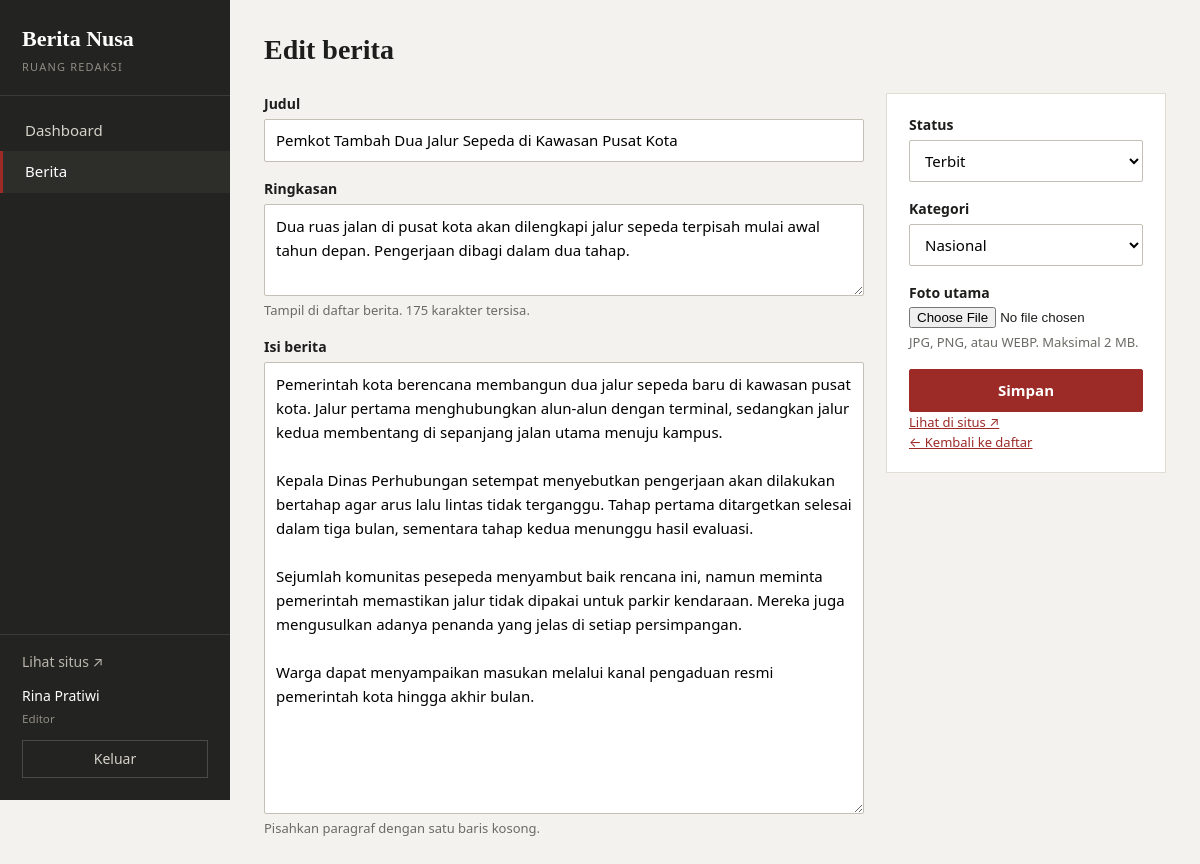
The page /admin/berita_form.php?id=1 (signed in) on the database its author committed.
### tables this page shows
CREATE TABLE pengguna (
  id           INT UNSIGNED NOT NULL AUTO_INCREMENT,
  nama         VARCHAR(80)  NOT NULL,
  email        VARCHAR(120) NOT NULL,
  password     VARCHAR(255) NOT NULL,
  peran        ENUM('admin','editor') NOT NULL DEFAULT 'editor',
  dibuat_pada  DATETIME NOT NULL,
  PRIMARY KEY (id),
  UNIQUE KEY uk_pengguna_email (email)
);

CREATE TABLE berita (
  id            INT UNSIGNED NOT NULL AUTO_INCREMENT,
  kategori_id   INT UNSIGNED NOT NULL,
  pengguna_id   INT UNSIGNED NOT NULL,
  judul         VARCHAR(200) NOT NULL,
  slug          VARCHAR(220) NOT NULL,
  ringkasan     VARCHAR(300) NOT NULL,
  isi           MEDIUMTEXT NOT NULL,
  gambar        VARCHAR(120) DEFAULT NULL,
  status        ENUM('draft','terbit') NOT NULL DEFAULT 'draft',
  dilihat       INT UNSIGNED NOT NULL DEFAULT 0,
  dibuat_pada   DATETIME NOT NULL,
  diubah_pada   DATETIME NOT NULL,
  terbit_pada   DATETIME DEFAULT NULL,
  PRIMARY KEY (id),
  UNIQUE KEY uk_berita_slug (slug),
  KEY idx_berita_status_terbit (status, terbit_pada),
  CONSTRAINT fk_berita_kategori FOREIGN KEY (kategori_id) REFERENCES kategori(id),
  CONSTRAINT fk_berita_pengguna FOREIGN KEY (pengguna_id) REFERENCES pengguna(id)
);

CREATE TABLE kategori (
  id    INT UNSIGNED NOT NULL AUTO_INCREMENT,
  nama  VARCHAR(60) NOT NULL,
  slug  VARCHAR(80) NOT NULL,
  PRIMARY KEY (id),
  UNIQUE KEY uk_kategori_slug (slug)
);

### includes/functions.php (called while the page is built, shortened)
<?php
function e($teks) {
    return htmlspecialchars((string)$teks, ENT_QUOTES, 'UTF-8');
}
function url($path = '') {
    return BASE_URL . '/' . ltrim($path, '/');
}
function ambil_semua($sql, $params = []) {
    $st = db()->prepare($sql);
    $st->execute($params);
    return $st->fetchAll();
}
function ambil_satu($sql, $params = []) {
    $st = db()->prepare($sql);
    $st->execute($params);
    $baris = $st->fetch();
    return $baris ?: null;
}
function link_berita($b) {
    return url('berita.php?slug=' . urlencode($b['slug']));
}
    ob_start(); ?>

### config/config.php (called while the page is built, shortened)
<?php
function db() {
    static $pdo = null;
    if ($pdo !== null) {
        return $pdo;
    }
    $dsn  = getenv('BN_DSN') ?: 'mysql:host=' . DB_HOST . ';dbname=' . DB_NAME . ';charset=utf8mb4';
    $user = getenv('BN_DSN') ? null : DB_USER;
    $pass = getenv('BN_DSN') ? null : DB_PASS;
    try {
        $pdo = new PDO($dsn, $user, $pass, [
            PDO::ATTR_ERRMODE            => PDO::ERRMODE_EXCEPTION,
            PDO::ATTR_DEFAULT_FETCH_MODE => PDO::FETCH_ASSOC,
            PDO::ATTR_EMULATE_PREPARES   => false,
        ]);
    } catch (PDOException $e) {
        http_response_code(500);
        exit('Koneksi database gagal. Periksa pengaturan di config/config.php dan pastikan MySQL sudah berjalan.');
    }
    return $pdo;
}

### includes/auth.php (called while the page is built, shortened)
<?php
function pengguna_sekarang() {
    static $cache = false;
    if ($cache !== false) {
        return $cache;
    }
    $cache = ambil_satu(
        'SELECT id, nama, email, peran FROM pengguna WHERE id = ?',
        [$_SESSION['pengguna_id']]
    );
    return $cache;
}
function wajib_login() {
    if (!pengguna_sekarang()) {
        redirect('admin/login.php');
    }
}

### admin/berita_form.php (the view, shortened to what this page needs)
<?php
wajib_login();
$id = (int)($_GET['id'] ?? 0);
$berita = null;
if ($id > 0) {
    $berita = ambil_satu('SELECT * FROM berita WHERE id = ?', [$id]);
}
$daftar_kategori = ambil_semua('SELECT id, nama FROM kategori ORDER BY nama');
$input = [
    'judul'       => $berita['judul'] ?? '',
    'kategori_id' => $berita['kategori_id'] ?? '',
    'ringkasan'   => $berita['ringkasan'] ?? '',
    'isi'         => $berita['isi'] ?? '',
    'status'      => $berita['status'] ?? 'draft',
];
$judul_admin = $berita ? 'Edit berita' : 'Tulis berita';
$menu_aktif  = 'berita';
require __DIR__ . '/../includes/admin_header.php';
?>
<?php if (!$daftar_kategori): ?>
    <div class="pesan pesan-galat">
        Belum ada kategori.
        <?php if (adalah_admin()): ?>
            <a href="<?= e(url('admin/kategori.php')) ?>">Buat kategori dulu</a>.
        <?php else: ?>
            Minta admin untuk membuat kategori terlebih dahulu.
        <?php endif; ?>
    </div>
<?php else: ?>
<form method="post" enctype="multipart/form-data" class="form form-editor" novalidate>
    <div class="editor-utama">
        <div class="baris-form">
            <label for="judul">Judul</label>
            <input type="text" id="judul" name="judul" maxlength="200" value="<?= e($input['judul']) ?>" required>
        </div>
        <div class="baris-form">
            <label for="ringkasan">Ringkasan</label>
            <textarea id="ringkasan" name="ringkasan" rows="3" maxlength="300" data-hitung="#sisaRingkasan" required><?= e($input['ringkasan']) ?></textarea>
            <small class="bantuan">Tampil di daftar berita. <span id="sisaRingkasan">300</span> karakter tersisa.</small>
        </div>
        <div class="baris-form">
            <label for="isi">Isi berita</label>
            <textarea id="isi" name="isi" rows="18" required><?= e($input['isi']) ?></textarea>
            <small class="bantuan">Pisahkan paragraf dengan satu baris kosong.</small>
        </div>
    </div>
    <div class="editor-samping">
        <div class="panel">
            <div class="baris-form">
                <label for="status">Status</label>
                <select id="status" name="status">
                    <option value="terbit" <?= $input['status'] === 'terbit' ? 'selected' : '' ?>>Terbit</option>
                </select>
            </div>
            <div class="baris-form">
                <label for="kategori_id">Kategori</label>
                <select id="kategori_id" name="kategori_id" required>
                    <?php foreach ($daftar_kategori as $k): ?>
                        <option value="<?= (int)$k['id'] ?>" <?= (int)$input['kategori_id'] === (int)$k['id'] ? 'selected' : '' ?>><?= e($k['nama']) ?></option>
                    <?php endforeach; ?>
                </select>
            </div>
            <div class="baris-form">
                <label for="gambar">Foto utama</label>
                <input type="file" id="gambar" name="gambar" accept="image/jpeg,image/png,image/webp" data-pratinjau="#pratinjauGambar">
                <small class="bantuan">JPG, PNG, atau WEBP. Maksimal 2 MB.</small>
            </div>
            <button type="submit" class="tombol tombol-penuh">Simpan</button>
            <?php if ($berita): ?>
                <p class="bantuan"><a href="<?= e(link_berita($berita)) ?>" target="_blank" rel="noopener">Lihat di situs &nearr;</a></p>
            <?php endif; ?>
            <p class="bantuan"><a href="<?= e(url('admin/berita.php')) ?>">&larr; Kembali ke daftar</a></p>
        </div>
    </div>
</form>
<?php endif; ?>
<?php require __DIR__ . '/../includes/admin_footer.php'; ?>

### includes/admin_header.php (shortened to what this page needs)
<?php
$pengguna    = pengguna_sekarang();
$judul_admin = $judul_admin ?? 'Dashboard';
$menu_aktif  = $menu_aktif ?? '';
$menu = [
    'dashboard' => ['Dashboard', 'admin/', false],
    'berita'    => ['Berita', 'admin/berita.php', false],
    'kategori'  => ['Kategori', 'admin/kategori.php', true],
    'komentar'  => ['Komentar', 'admin/komentar.php', true],
    'pengguna'  => ['Pengguna', 'admin/pengguna.php', true],
];
?>
<!DOCTYPE html>
<html lang="id">
<head>
    <link rel="stylesheet" href="<?= e(url('assets/css/admin.css')) ?>">
</head>
<body class="admin">
<aside class="samping">
    <a class="samping-nama" href="<?= e(url('admin/')) ?>"><?= e(NAMA_SITUS) ?><small>Ruang redaksi</small></a>
    <nav>
        <ul>
            <?php foreach ($menu as $kunci => [$label, $tujuan, $khusus_admin]): ?>
                <?php if ($khusus_admin && !adalah_admin()) continue; ?>
                <li>
                    <a href="<?= e(url($tujuan)) ?>" class="<?= $menu_aktif === $kunci ? 'aktif' : '' ?>">
                        <?= e($label) ?>
                    </a>
                </li>
            <?php endforeach; ?>
        </ul>
    </nav>
    <div class="samping-bawah">
        <a href="<?= e(url()) ?>" target="_blank" rel="noopener">Lihat situs &nearr;</a>
        <p class="samping-pengguna">
            <?= e($pengguna['nama']) ?><br>
            <small><?= e(ucfirst($pengguna['peran'])) ?></small>
        </p>
        <form method="post" action="<?= e(url('admin/logout.php')) ?>">
            <button type="submit" class="tombol-keluar">Keluar</button>
        </form>
    </div>
</aside>
<div class="konten">
    <header class="konten-kepala">
        <h1><?= e($judul_admin) ?></h1>
    </header>

### assets/css/admin.css (style rules this page uses)
:root { --latar: #f3f2ee; --putih: #ffffff; --tinta: #1d1d1b; --abu: #6b6a66; --garis: #e0ddd5; --samping: #232321; --merah: #9c2b27; --merah-gelap: #7d1f1c; --hijau: #3f7a3d; --serif: Georgia, "Times New Roman", serif; --sans: system-ui, -apple-system, "Segoe UI", Roboto, Arial, sans-serif; }
* { box-sizing: border-box; }
body { margin: 0; background: var(--latar); color: var(--tinta); font-family: var(--sans); font-size: 15px; line-height: 1.55; }
a { color: var(--merah); }
h1, h2, h3 { margin: 0; }
body.admin { display: grid; grid-template-columns: 230px minmax(0, 1fr); min-height: 100vh; }
.samping { background: var(--samping); color: #d6d3ca; padding: 22px 0; display: flex; flex-direction: column; position: sticky; top: 0; height: 100vh; }
.samping-nama { display: block; padding: 0 22px 20px; color: #fff; text-decoration: none; font-family: var(--serif); font-size: 22px; font-weight: 700; border-bottom: 1px solid #3a3a37; }
.samping-nama small { display: block; font-family: var(--sans); font-size: 11px; font-weight: 400; text-transform: uppercase; letter-spacing: 1.2px; color: #8f8c83; margin-top: 2px; }
.samping nav { padding-top: 14px; flex: 1; }
.samping ul { list-style: none; margin: 0; padding: 0; }
.samping nav a { display: flex; justify-content: space-between; align-items: center; padding: 9px 22px; color: #d6d3ca; text-decoration: none; border-left: 3px solid transparent; }
.samping nav a.aktif { background: #2d2d2a; color: #fff; border-left-color: var(--merah); }
.samping-bawah { padding: 16px 22px 0; border-top: 1px solid #3a3a37; font-size: 14px; }
.samping-bawah a { color: #b9b6ad; text-decoration: none; }
.samping-pengguna { margin: 12px 0; color: #fff; }
.samping-pengguna small { color: #8f8c83; }
.tombol-keluar { width: 100%; padding: 7px; font: inherit; font-size: 14px; cursor: pointer; background: none; color: #d6d3ca; border: 1px solid #4a4a46; }
.konten { padding: 28px 34px 50px; min-width: 0; }
.konten-kepala { display: flex; justify-content: space-between; align-items: center; margin-bottom: 22px; gap: 12px; }
.konten-kepala h1 { font-family: var(--serif); font-size: 28px; }
.panel { background: var(--putih); border: 1px solid var(--garis); padding: 20px 22px; margin-bottom: 22px; }
.form { margin: 0; }
.baris-form { display: flex; flex-direction: column; gap: 4px; margin-bottom: 16px; }
.baris-form label { font-weight: 600; font-size: 14px; }
.form input[type="text"], .form input[type="email"], .form input[type="password"], .form input[type="search"], .form select, .form textarea, .filter input, .filter select { width: 100%; padding: 9px 11px; font: inherit; background: var(--putih); border: 1px solid #c4c0b5; border-radius: 2px; }
.form textarea { resize: vertical; line-height: 1.6; }
.bantuan { color: var(--abu); font-size: 13px; margin: 0; }
.form-editor { display: grid; grid-template-columns: minmax(0, 1fr) 280px; gap: 22px; align-items: start; }
.tombol { display: inline-block; padding: 9px 18px; font: inherit; font-weight: 600; cursor: pointer; background: var(--merah); color: #fff; border: 1px solid var(--merah); border-radius: 2px; text-decoration: none; }
.tombol-penuh { width: 100%; text-align: center; }

### rows shown on the page
pengguna: nama "Rina Pratiwi", peran "Editor"
berita: judul "Pemkot Tambah Dua Jalur Sepeda di Kawasan Pusat Kota", ringkasan "Dua ruas jalan di pusat kota akan dilengkapi jalur sepeda terpisah mulai awal tahun depan. Pengerjaan dibagi dalam dua tahap.", isi "Pemerintah kota berencana membangun dua jalur sepeda baru di kawasan pusat kota. Jalur pertama menghubungkan alun-alun dengan terminal, sedangkan jalur kedua membentang di sepanjang jalan utama menuju kampus. Kepala Dinas Perhubungan setempat menyebutkan pengerjaan akan dilakukan bertahap agar arus lalu lintas tidak terganggu. Tahap pertama ditargetkan selesai dalam tiga bulan, sementara tahap kedua menunggu hasil evaluasi. Sejumlah komunitas pesepeda menyambut baik rencana ini, namun meminta pemerintah memastikan jalur tidak dipakai untuk parkir kendaraan. Mereka juga mengusulkan adanya penanda yang jelas di setiap persimpangan. Warga dapat menyampaikan masukan melalui kanal pengaduan…", status "Terbit", kategori_id "Nasional"

### other values the page prints
NAMA_SITUS "Berita Nusa"
$label "Dashboard"
$label "Berita"
$judul_admin "Edit berita"
